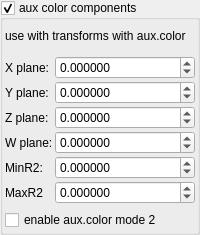
    <widget class="MyGroupBox" name="groupCheck_fold_color_aux_color_enabled_false">
     <property name="title">
      <string>aux color components</string>
     </property>
     <property name="checkable">
      <bool>true</bool>
     </property>
     <layout class="QVBoxLayout" name="verticalLayout_11">
      <property name="leftMargin">
       <number>2</number>
      </property>
      <property name="topMargin">
       <number>2</number>
      </property>
      <property name="rightMargin">
       <number>2</number>
      </property>
      <property name="bottomMargin">
       <number>2</number>
      </property>
      <item>
       <widget class="QLabel" name="label">
        <property name="text">
         <string>use with transforms with aux.color</string>
        </property>
        <property name="wordWrap">
         <bool>true</bool>
        </property>
       </widget>
      </item>
      <item>
       <layout class="QGridLayout" name="gridLayout_16" columnstretch="0,1">
        <property name="spacing">
         <number>2</number>
        </property>
        <item row="3" column="0">
         <widget class="QLabel" name="label_44">
          <property name="text">
           <string>W plane:</string>
          </property>
         </widget>
        </item>
        <item row="2" column="0">
         <widget class="QLabel" name="label_39">
          <property name="text">
           <string>Z plane:</string>
          </property>
         </widget>
        </item>
        <item row="1" column="1">
         <widget class="MyDoubleSpinBox" name="spinbox4_mandelbox_color_4D_y">
          <property name="sizePolicy">
           <sizepolicy hsizetype="Minimum" vsizetype="Maximum">
            <horstretch>0</horstretch>
            <verstretch>0</verstretch>
           </sizepolicy>
          </property>
          <property name="prefix">
           <string/>
          </property>
          <property name="suffix">
           <string/>
          </property>
          <property name="decimals">
           <number>6</number>
          </property>
          <property name="minimum">
           <double>-100.000000000000000</double>
          </property>
          <property name="maximum">
           <double>100.000000000000000</double>
          </property>
          <property name="singleStep">
           <double>0.100000000000000</double>
          </property>
         </widget>
        </item>
        <item row="0" column="0">
         <widget class="QLabel" name="label_31">
          <property name="text">
           <string>X plane:</string>
          </property>
         </widget>
        </item>
        <item row="0" column="1">
         <widget class="MyDoubleSpinBox" name="spinbox4_mandelbox_color_4D_x">
          <property name="sizePolicy">
           <sizepolicy hsizetype="Minimum" vsizetype="Maximum">
            <horstretch>0</horstretch>
            <verstretch>0</verstretch>
           </sizepolicy>
          </property>
          <property name="prefix">
           <string/>
          </property>
          <property name="suffix">
           <string/>
          </property>
          <property name="decimals">
           <number>6</number>
          </property>
          <property name="minimum">
           <double>-100.000000000000000</double>
          </property>
          <property name="maximum">
           <double>100.000000000000000</double>
          </property>
          <property name="singleStep">
           <double>0.100000000000000</double>
          </property>
         </widget>
        </item>
        <item row="2" column="1">
         <widget class="MyDoubleSpinBox" name="spinbox4_mandelbox_color_4D_z">
          <property name="sizePolicy">
           <sizepolicy hsizetype="Minimum" vsizetype="Maximum">
            <horstretch>0</horstretch>
            <verstretch>0</verstretch>
           </sizepolicy>
          </property>
          <property name="prefix">
           <string/>
          </property>
          <property name="suffix">
           <string/>
          </property>
          <property name="decimals">
           <number>6</number>
          </property>
          <property name="minimum">
           <double>-100.000000000000000</double>
          </property>
          <property name="maximum">
           <double>100.000000000000000</double>
          </property>
          <property name="singleStep">
           <double>0.100000000000000</double>
          </property>
         </widget>
        </item>
        <item row="1" column="0">
         <widget class="QLabel" name="label_41">
          <property name="text">
           <string>Y plane:</string>
          </property>
         </widget>
        </item>
        <item row="5" column="0">
         <widget class="QLabel" name="label_42">
          <property name="text">
           <string>MaxR2</string>
          </property>
         </widget>
        </item>
        <item row="4" column="0">
         <widget class="QLabel" name="label_43">
          <property name="text">
           <string>MinR2:</string>
          </property>
         </widget>
        </item>
        <item row="5" column="1">
         <widget class="MyDoubleSpinBox" name="spinbox_mandelbox_color_Sp2">
          <property name="sizePolicy">
           <sizepolicy hsizetype="Minimum" vsizetype="Maximum">
            <horstretch>0</horstretch>
            <verstretch>0</verstretch>
           </sizepolicy>
          </property>
          <property name="prefix">
           <string/>
          </property>
          <property name="suffix">
           <string/>
          </property>
          <property name="decimals">
           <number>6</number>
          </property>
          <property name="minimum">
           <double>-100.000000000000000</double>
          </property>
          <property name="maximum">
           <double>100.000000000000000</double>
          </property>
          <property name="singleStep">
           <double>0.100000000000000</double>
          </property>
         </widget>
        </item>
        <item row="4" column="1">
         <widget class="MyDoubleSpinBox" name="spinbox_mandelbox_color_Sp1">
          <property name="sizePolicy">
           <sizepolicy hsizetype="Minimum" vsizetype="Maximum">
            <horstretch>0</horstretch>
            <verstretch>0</verstretch>
           </sizepolicy>
          </property>
          <property name="prefix">
           <string/>
          </property>
          <property name="suffix">
           <string/>
          </property>
          <property name="decimals">
           <number>6</number>
          </property>
          <property name="minimum">
           <double>-100.000000000000000</double>
          </property>
          <property name="maximum">
           <double>100.000000000000000</double>
          </property>
          <property name="singleStep">
           <double>0.100000000000000</double>
          </property>
         </widget>
        </item>
        <item row="3" column="1">
         <widget class="MyDoubleSpinBox" name="spinbox4_mandelbox_color_4D_w">
          <property name="sizePolicy">
           <sizepolicy hsizetype="Minimum" vsizetype="Maximum">
            <horstretch>0</horstretch>
            <verstretch>0</verstretch>
           </sizepolicy>
          </property>
          <property name="prefix">
           <string/>
          </property>
          <property name="suffix">
           <string/>
          </property>
          <property name="decimals">
           <number>6</number>
          </property>
          <property name="minimum">
           <double>-100.000000000000000</double>
          </property>
          <property name="maximum">
           <double>100.000000000000000</double>
          </property>
          <property name="singleStep">
           <double>0.100000000000000</double>
          </property>
         </widget>
        </item>
       </layout>
      </item>
      <item>
       <widget class="QCheckBox" name="checkBox_transf_function_enabledCx_false">
        <property name="text">
         <string>enable aux.color mode 2</string>
        </property>
       </widget>
      </item>
     </layout>
    </widget>
